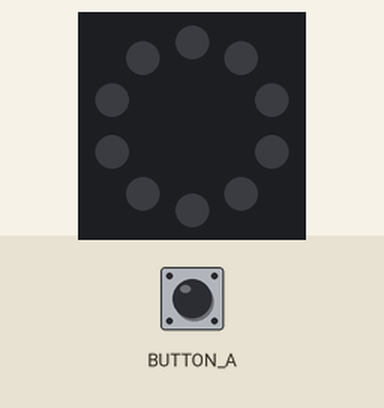
Bench run of a program on a simulated Circuit Playground running CircuitPython. Parts: the board's ring of 10 RGB LEDs (number 0 left of the top, counting anticlockwise). The inputs (shaded band) are chosen by the test bench. Dim RGB values are drawn brighter than linear.

Above: at 1.2 s.
1.3 s: button A pressed for 0.15 s
At 1.6 s:
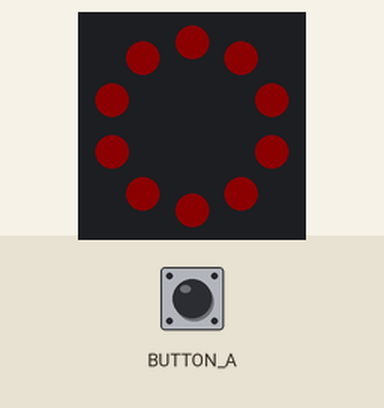
2.9 s: button A pressed for 1 s
At 4.0 s:
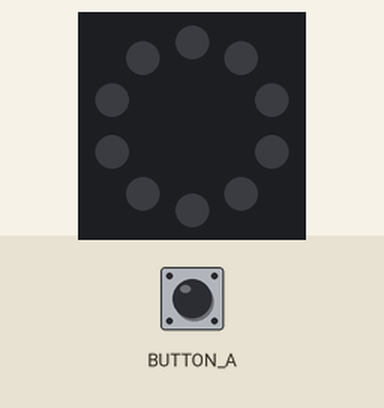
5.4 s: button A pressed for 3.2 s
At 5.9 s:
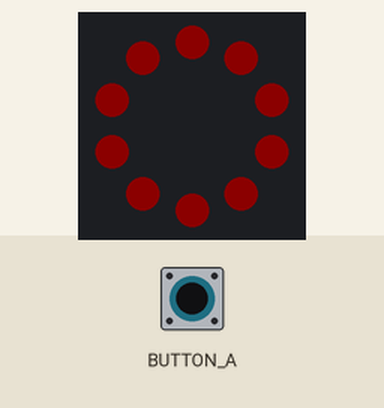
Timing chart, 0 to 8.4 s (numbered marks = the images above; inputs shaded):
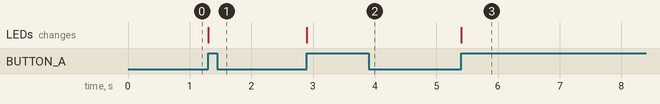

Measured:
- after the input at 1.3 s, the LEDs: change at once (image 1)
- after the input at 2.9 s, the LEDs: change at once (image 2)
- after the input at 5.4 s, the LEDs: change at once (image 3)

The program:

toggle_button.py
```python
import board, neopixel, digitalio

RED = (255, 0, 0)
BLACK = (0, 0, 0)

PIXEL_COUNT = 10
pixels = neopixel.NeoPixel(board.NEOPIXEL, PIXEL_COUNT)
pixels.brightness = 0.05

button_A = digitalio.DigitalInOut(board.BUTTON_A)
button_A.switch_to_input(pull=digitalio.Pull.DOWN)

button_state = True
led_toggle = False


while True:
    if button_A.value and button_state:
        led_toggle = not led_toggle
        button_state = False

    if not button_A.value:
        button_state = True

    pixels.fill(RED if led_toggle else BLACK)
```
